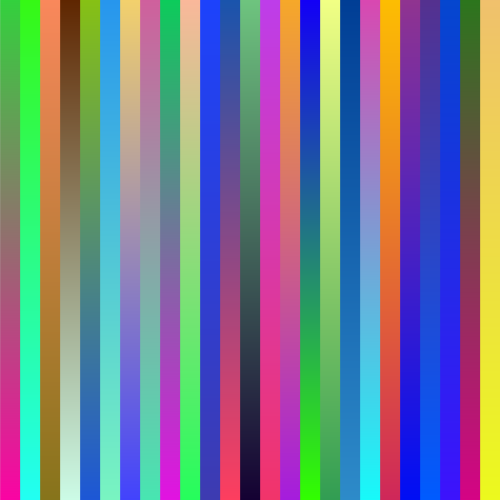
Frame 1 (no input)
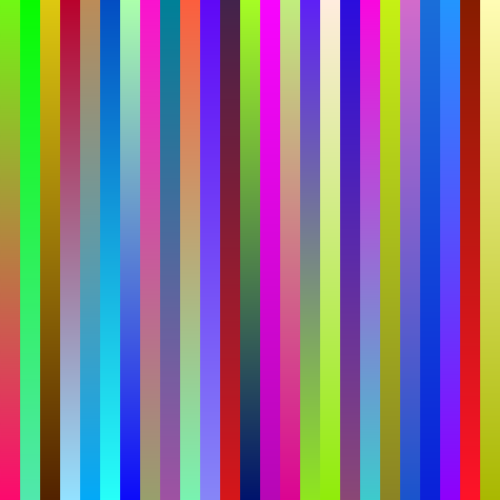
Frame 60 (the mouse pressed at the canvas centre just before this capture)
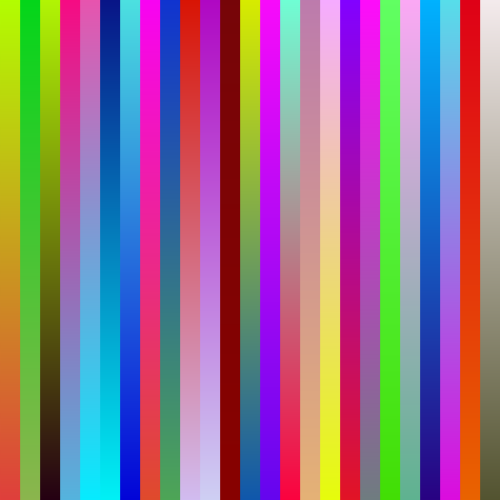
Frame 120 (the mouse held since frame 60 and released just before this capture)

The Processing sketch that drew these frames (run headless with seeded random() and noise(); from frame 60 on, the mouse is pressed at the canvas centre):

// Processing sketch: processing_4665
// ── processing_4665.pde

bande[] bandes;

void setup(){
  size(500,500);
  bandes  =new bande[25];
  for(int a=0;a<25;a++){
  bandes[a] = new bande(a*20);
  }
}

void draw(){
  for(int a=0;a<bandes.length;a++){
    bandes[a].dessine();
  }
  
}

class bande{
  int x;composant r1,r2,g1,g2,b1,b2;
  bande(int a){
    x=a;
    r1=new composant();
    r2=new composant();
    g1=new composant();
    g2=new composant();
    b1=new composant();
    b2=new composant();
  }
  void dessine(){
    float r_1 =r1.getCoul(); 
    float r = (r2.getCoul()-r_1)/500;
    float g_1=g1.getCoul(); 
    float g = (g2.getCoul()-g_1)/500;
    float b_1=b1.getCoul(); 
    float b = (b2.getCoul()-b_1)/500;
    for(int a=0;a<500;a++){
      stroke(r_1+r*a,g_1+g*a,b_1+b*a);
      line(x,a,x+25,a);
    }
    //rect(x,0,25,500);
  }
}

class composant{
  float ang,vit;
  composant(){
    ang=random(360)/(180.0/PI);
    vit=random(0.4,0.8)/(180.0/PI);
  }
  float getCoul(){
    ang+=vit;
    return(cos(ang)*128+128);
  }
 }
